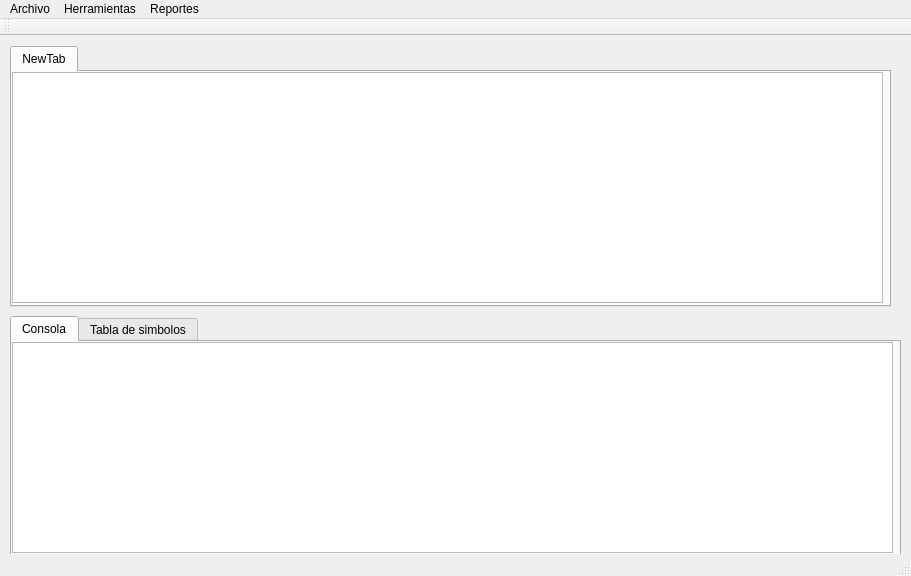
<?xml version="1.0" encoding="UTF-8"?>
<ui version="4.0">
 <class>MainWindow</class>
 <widget class="QMainWindow" name="MainWindow">
  <property name="geometry">
   <rect>
    <x>0</x>
    <y>0</y>
    <width>911</width>
    <height>576</height>
   </rect>
  </property>
  <property name="windowTitle">
   <string>MainWindow</string>
  </property>
  <widget class="QWidget" name="centralWidget">
   <widget class="QTabWidget" name="tabWidget">
    <property name="geometry">
     <rect>
      <x>10</x>
      <y>10</y>
      <width>881</width>
      <height>261</height>
     </rect>
    </property>
    <property name="currentIndex">
     <number>0</number>
    </property>
    <widget class="QWidget" name="tab">
     <attribute name="title">
      <string>NewTab</string>
     </attribute>
     <widget class="QTextEdit" name="textEdit_3">
      <property name="geometry">
       <rect>
        <x>0</x>
        <y>0</y>
        <width>871</width>
        <height>231</height>
       </rect>
      </property>
     </widget>
    </widget>
   </widget>
   <widget class="QTabWidget" name="tabWidget_2">
    <property name="geometry">
     <rect>
      <x>10</x>
      <y>280</y>
      <width>891</width>
      <height>241</height>
     </rect>
    </property>
    <property name="currentIndex">
     <number>0</number>
    </property>
    <widget class="QWidget" name="tab_3">
     <attribute name="title">
      <string>Consola</string>
     </attribute>
     <widget class="QTextEdit" name="textEdit">
      <property name="geometry">
       <rect>
        <x>0</x>
        <y>0</y>
        <width>881</width>
        <height>211</height>
       </rect>
      </property>
     </widget>
    </widget>
    <widget class="QWidget" name="tab_4">
     <attribute name="title">
      <string>Tabla de simbolos</string>
     </attribute>
     <widget class="QTextEdit" name="textEdit_2">
      <property name="geometry">
       <rect>
        <x>0</x>
        <y>0</y>
        <width>881</width>
        <height>211</height>
       </rect>
      </property>
     </widget>
    </widget>
   </widget>
  </widget>
  <widget class="QMenuBar" name="menuBar">
   <property name="geometry">
    <rect>
     <x>0</x>
     <y>0</y>
     <width>911</width>
     <height>21</height>
    </rect>
   </property>
   <widget class="QMenu" name="menuArchivo">
    <property name="title">
     <string>Archivo</string>
    </property>
    <addaction name="actionCrear_Archivo"/>
    <addaction name="actionAbrir_Archivo"/>
    <addaction name="actionGuardar_Archivo"/>
    <addaction name="actionGuardar_Como"/>
    <addaction name="actionNueva_Pesta_a"/>
    <addaction name="actionEliminar_Pesta_a"/>
   </widget>
   <widget class="QMenu" name="menuErrores">
    <property name="title">
     <string>Herramientas</string>
    </property>
    <addaction name="actionCompilar"/>
   </widget>
   <widget class="QMenu" name="menuCompilar">
    <property name="title">
     <string>Reportes</string>
    </property>
    <addaction name="actionReporte_de_Errores"/>
    <addaction name="actionGenerar_AST"/>
   </widget>
   <addaction name="menuArchivo"/>
   <addaction name="menuErrores"/>
   <addaction name="menuCompilar"/>
  </widget>
  <widget class="QToolBar" name="mainToolBar">
   <attribute name="toolBarArea">
    <enum>TopToolBarArea</enum>
   </attribute>
   <attribute name="toolBarBreak">
    <bool>false</bool>
   </attribute>
  </widget>
  <widget class="QStatusBar" name="statusBar"/>
  <action name="actionCrear_Archivo">
   <property name="text">
    <string>Crear Archivo</string>
   </property>
  </action>
  <action name="actionAbrir_Archivo">
   <property name="text">
    <string>Abrir Archivo</string>
   </property>
  </action>
  <action name="actionGuardar_Archivo">
   <property name="text">
    <string>Guardar Archivo</string>
   </property>
  </action>
  <action name="actionGuardar_Como">
   <property name="text">
    <string>Guardar Como</string>
   </property>
  </action>
  <action name="actionNueva_Pesta_a">
   <property name="text">
    <string>Nueva Pestaña</string>
   </property>
  </action>
  <action name="actionEliminar_Pesta_a">
   <property name="text">
    <string>Eliminar Pestaña</string>
   </property>
  </action>
  <action name="actionCompilar">
   <property name="text">
    <string>Compilar</string>
   </property>
  </action>
  <action name="actionReporte_de_Errores">
   <property name="text">
    <string>Reporte de Errores</string>
   </property>
  </action>
  <action name="actionGenerar_AST">
   <property name="text">
    <string>Generar AST</string>
   </property>
  </action>
 </widget>
 <layoutdefault spacing="6" margin="11"/>
 <resources/>
 <connections/>
</ui>
